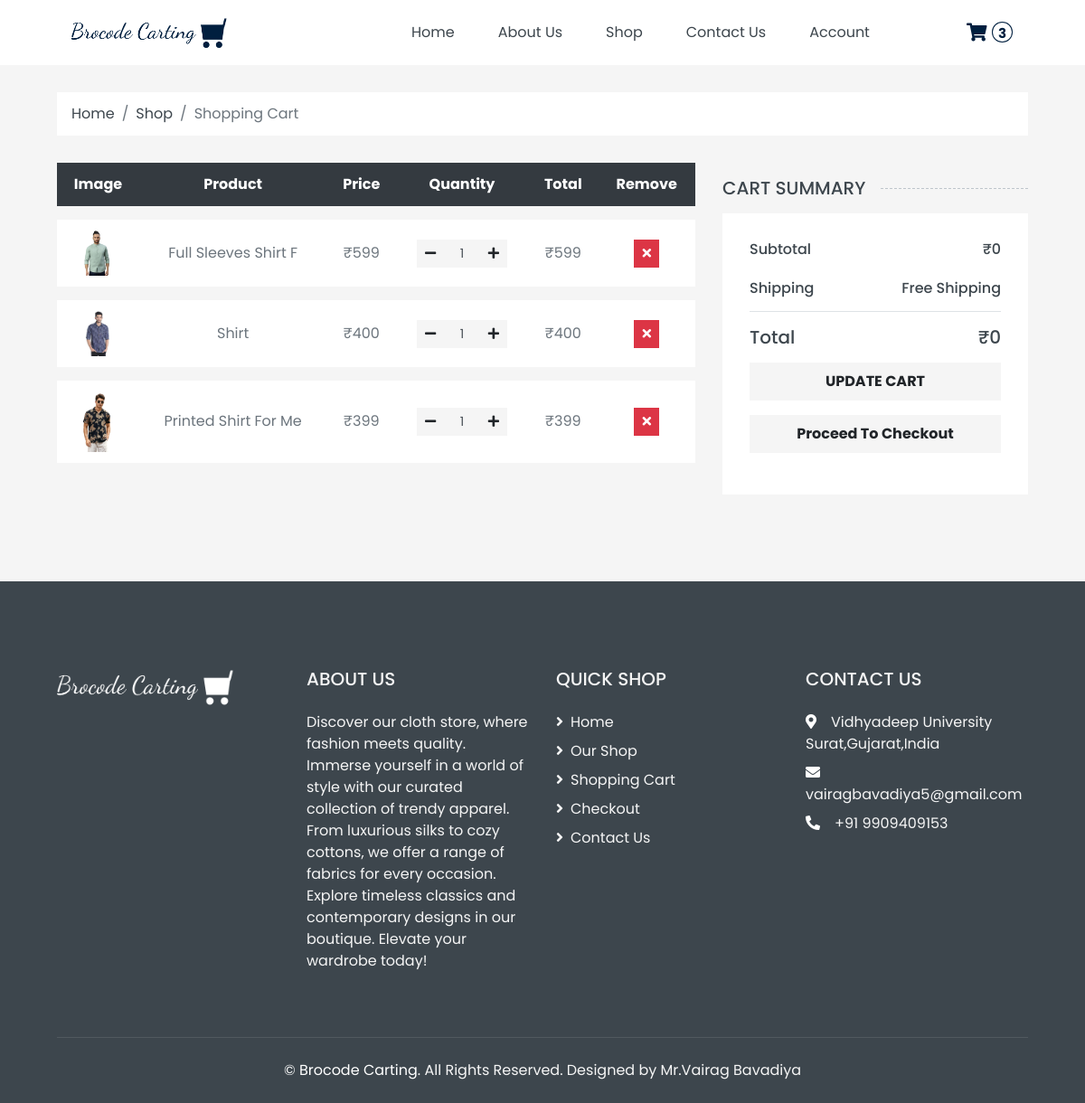
Screenshot of /cart.php (signed in) with the database file from the repository.
### tables this page shows
CREATE TABLE `cart` (
  `id` int(10) NOT NULL,
  `product_id` int(20) NOT NULL,
  `qty` int(20) NOT NULL,
  `user_id` int(20) NOT NULL,
  `amount` decimal(6,2) NOT NULL
);

CREATE TABLE `product` (
  `id` int(20) NOT NULL,
  `category_id` int(20) NOT NULL,
  `variants_id` int(20) NOT NULL,
  `attribute_id` int(20) NOT NULL,
  `p_name` varchar(200) NOT NULL,
  `p_image` longtext DEFAULT NULL,
  `p_description` longtext NOT NULL,
  `stock` int(50) NOT NULL,
  `price` int(50) NOT NULL,
  `created_by` int(20) DEFAULT NULL,
  `updated_by` int(20) DEFAULT NULL,
  `created_at` datetime DEFAULT NULL,
  `updated_at` datetime DEFAULT NULL,
  `is_active` tinyint(1) NOT NULL
);

### cart.php (the view, shortened to what this page needs)
<?php
require("header.php");
?>
<div class="container-fluid">
    <div class="row px-xl-5">
        <div class="col-12">
            <nav class="breadcrumb bg-light mb-30">
                <a class="breadcrumb-item text-dark" href="/e-commerce/">Home</a>
                <a class="breadcrumb-item text-dark" href="/e-commerce/shop.php">Shop</a>
                <span class="breadcrumb-item active">Shopping Cart</span>
            </nav>
        </div>
    </div>
</div>
<?php if ((isset($_SESSION['id']) && $_SESSION['id'] != "") || (isset($_SESSION['cart']) && !empty($_SESSION['cart']))) : ?>
    <div class="container-fluid">
        <div class="row px-xl-5">
            <div class="col-lg-8 table-responsive mb-5">
                <form>
                    <table class="table table-light table-borderless table-hover text-center mb-0">
                        <thead class="thead-dark">
                            <tr>
                                <th>Image</th>
                                <th>Product</th>
                                <th>Price</th>
                                <th>Quantity</th>
                                <th>Total</th>
                                <th>Remove</th>
                            </tr>
                        </thead>
                        <tbody class="align-middle">
                            <?php $subtotal = 0; ?>
                            <?php if (isset($_SESSION['cart']) && !empty($_SESSION['cart'])) : ?>
                                <?php $i = 0; ?>
                                <?php foreach ($_SESSION['cart'] as $key => $item) : ?>
                                    <?php $subtotal += $item['total_amount']; ?>
                                    <tr>
                                        <td class="align-middle"><img alt="" style="width: 50px;" src="/e-commerce/admin/<?php echo $item['product_image']; ?>"></td>
                                        <td class="align-middle"><?php echo $item['product_name']; ?></td>
                                        <td class="align-middle"><?php echo '₹' . $item['price']; ?></td>
                                        <td class="align-middle">
                                            <div class="input-group quantity mx-auto" style="width: 100px;">
                                                <div class="input-group-btn">
                                                    <button class="btn btn-sm btn-secondary btn-minus">
                                                        <i class="fa fa-minus"></i>
                                                    </button>
                                                </div>
                                                <input type="text" class="form-control form-control-sm bg-secondary border-0 text-center" value="<?php echo $item['qty']; ?>" min="1" max="10" step="1" data-decimals="0" required name="qty[]">
                                                <div class="input-group-btn">
                                                    <button class="btn btn-sm btn-secondary btn-plus">
                                                        <i class="fa fa-plus"></i>
                                                    </button>
                                                </div>
                                            </div>
                                        </td>
                                        <td class="align-middle"><?php echo '₹' . $item['price']; ?></td>
                                        <td class="align-middle">
                                            <button class="btn btn-sm btn-danger remove-cart-item" data-id="<?php echo $key; ?>">
                                                <i class="fa fa-times"></i>
                                            </button>
                                        </td>
                                    </tr>
                                    <?php $i++; ?>
                                <?php endforeach; ?>
                            <?php elseif (isset($_SESSION['id']) && $_SESSION['id'] != "") : ?>
                                <?php $query = "SELECT c.id as cart_key,c.amount,c.qty,p.id,p.p_image,p.p_name,p.price FROM product as p,cart as c where c.product_id = p.id and c.user_id=" . $_SESSION['id']; ?>
                                <?php if ($result = $conn->query($query)) : ?>
                                    <?php while ($row = $result->fetch_assoc()) : ?>
                                        <tr>
                                            <td class="align-middle"><img alt="" style="width: 50px;" src="/e-commerce/admin/<?php echo $row['p_image']; ?>"></td>
                                            <td class="align-middle"><?php echo $row['p_name']; ?></td>
                                            <td class="align-middle"><?php echo '₹' . $row['price']; ?></td>
                                            <td class="align-middle">
                                                <div class="input-group quantity mx-auto" style="width: 100px;">
                                                    <div class="input-group-btn">
                                                        <button class="btn btn-sm btn-secondary btn-minus">
                                                            <i class="fa fa-minus"></i>
                                                        </button>
                                                    </div>
                                                    <input type="text" class="form-control form-control-sm bg-secondary border-0 text-center" value="1">
                                                    <div class="input-group-btn">
                                                        <button class="btn btn-sm btn-secondary btn-plus">
                                                            <i class="fa fa-plus"></i>
                                                        </button>
                                                    </div>
                                                </div>
                                            </td>
                                            <td class="align-middle"><?php echo '₹' . $row['price']; ?></td>
                                            <td class="align-middle">
                                                <button class="btn btn-sm btn-danger remove-cart-item" data-id="<?php echo $row['cart_key']; ?>">
                                                    <i class="fa fa-times"></i>
                                                </button>
                                            </td>
                                        </tr>
                                    <?php endwhile; ?>
                                <?php endif; ?>
                            <?php endif; ?>
                        </tbody>
                    </table>
                </form>
            </div>
            <div class="col-lg-4 pt-3">
                <h5 class="section-title position-relative text-uppercase mb-3"><span class="bg-secondary pr-3">Cart Summary</span></h5>
                <div class="bg-light p-30 mb-5">
                    <div class="border-bottom pb-2">
                        <div class="d-flex justify-content-between mb-3">
                            <h6>Subtotal</h6>
                            <h6>₹<?php echo $subtotal; ?></h6>
                        </div>
                        <div class="d-flex justify-content-between">
                            <h6 class="font-weight-medium">Shipping</h6>
                            <h6 class="font-weight-medium">Free Shipping</h6>
                        </div>
                    </div>
                    <div class="pt-2">
                        <div class="d-flex justify-content-between mt-2">
                            <h5>Total</h5>
                            <h5>₹<?php echo $subtotal; ?></h5>
                        </div>
                        <div class="cart-bottom">
                        <button type="submit" name="update_cart" class="btn btn-block btn-secondary font-weight-bold my-2 py-2">
                            <span>UPDATE CART</span>
                        </button>
                    </div>
                        <a class="btn btn-block btn-secondary font-weight-bold my-3 py-2" href="/e-commerce/checkout.php">Proceed To Checkout</a>
                    </div>
                </div>
            </div>
        </div>
    </div>
<?php endif; ?>
<?php require("footer.php"); ?>

### rows the page displays
cart: product.p_image (picture), product.p_name "Full Sleeves Shirt F", product.price "599"
cart: product.p_image (picture), product.p_name "Shirt", product.price "400"
cart: product.p_image (picture), product.p_name "Printed Shirt For Me", product.price "399"

### other values shown
$total "3"
$subtotal "0"
